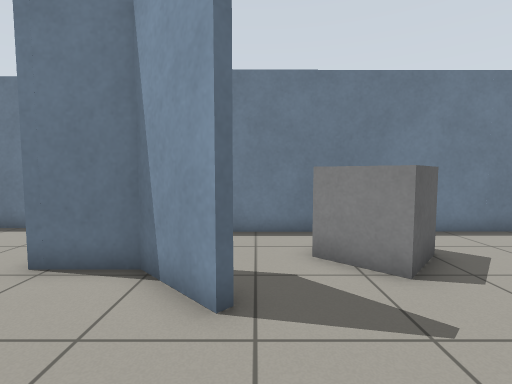
[1] (above)

17 first-person views from a walk through a robot-simulator world made for Gazebo. The camera is 0.94 m above the floor, tilts 4° down and sees 85° across. The floor is counted in squares, 0.5 m on a side. Each view is taken from the middle of a square. On the plan, view 1 faces up. The plan holds only what a view shows up to about 16 squares ahead; the rest is blank. The place goes on beyond the plan. Simple patterns stand in for the simulator's built-in surfaces.

[2]
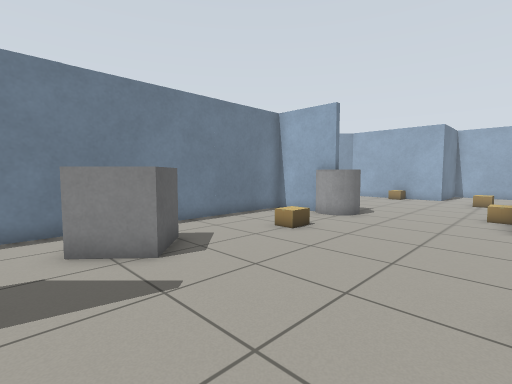

[3]
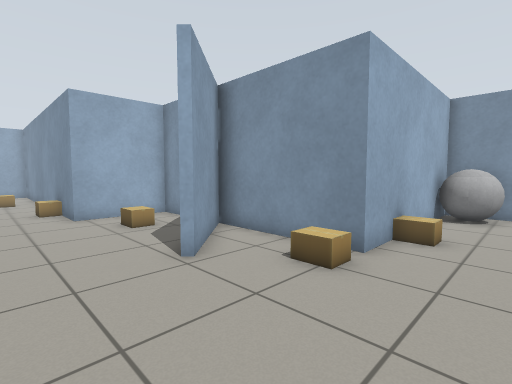

[4]
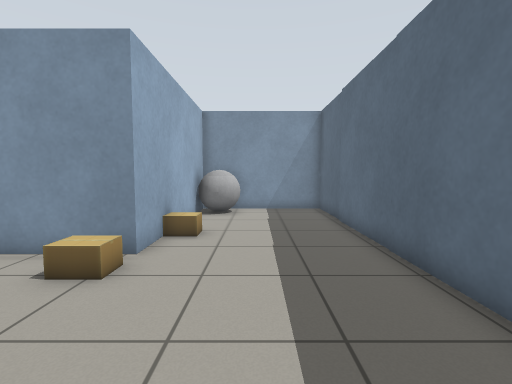

[5]
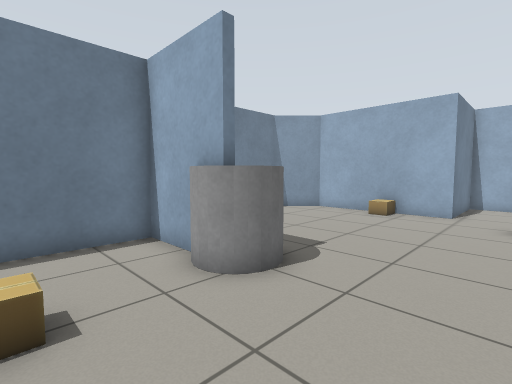

[6]
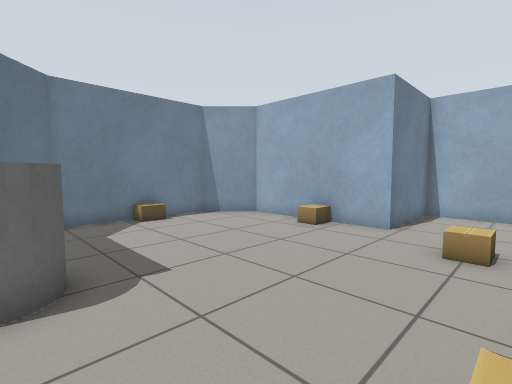

[7]
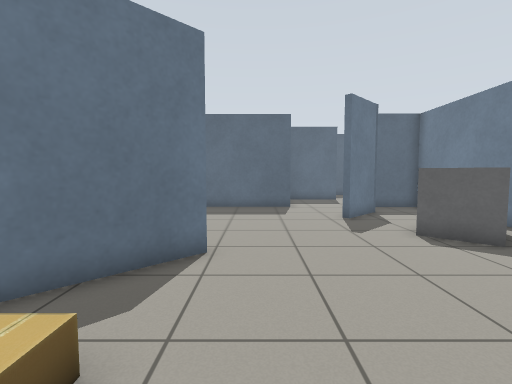

[8]
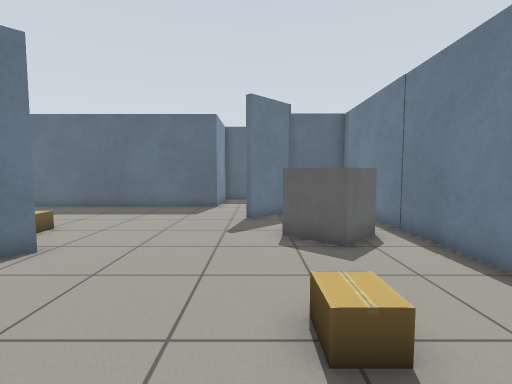

[9]
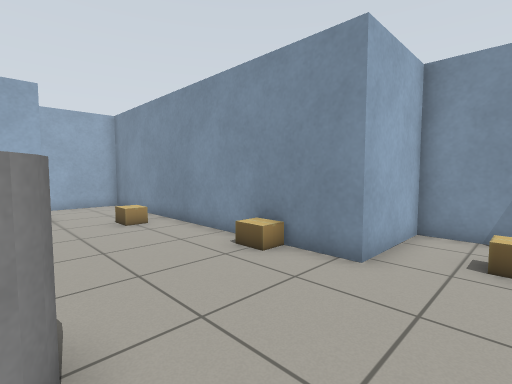

[10]
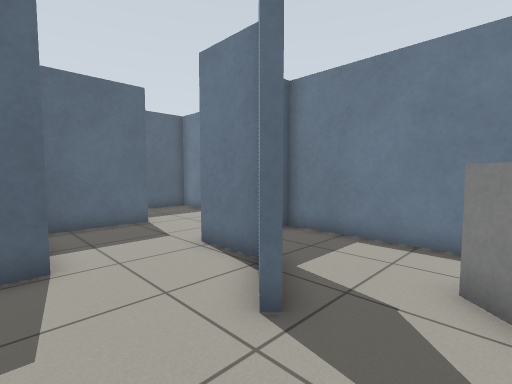

[11]
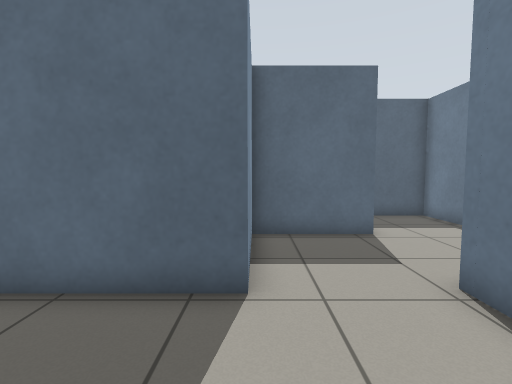

[12]
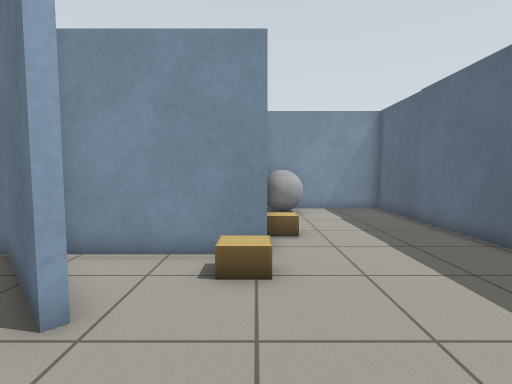

[13]
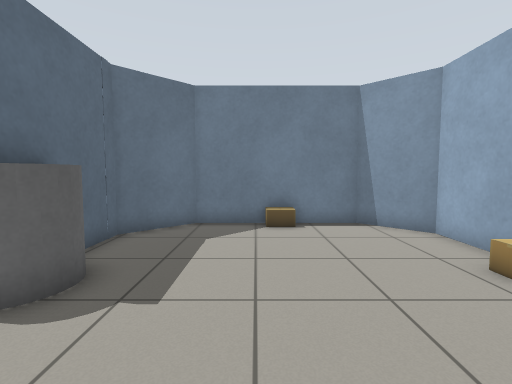

[14]
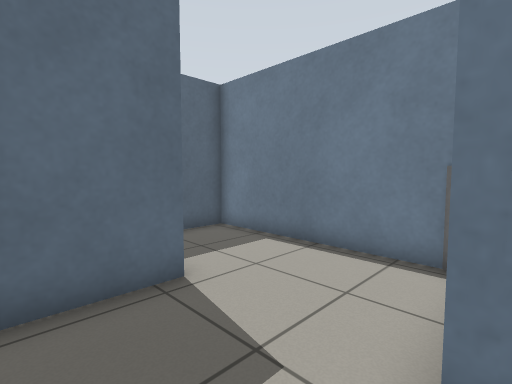

[15]
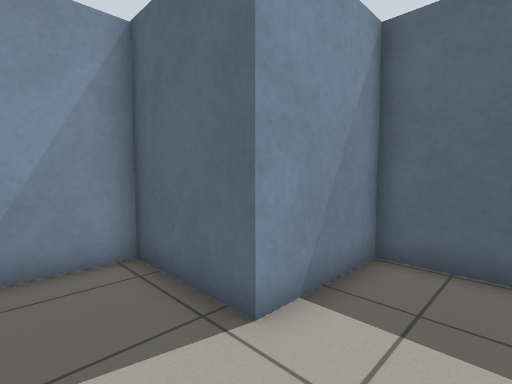

[16]
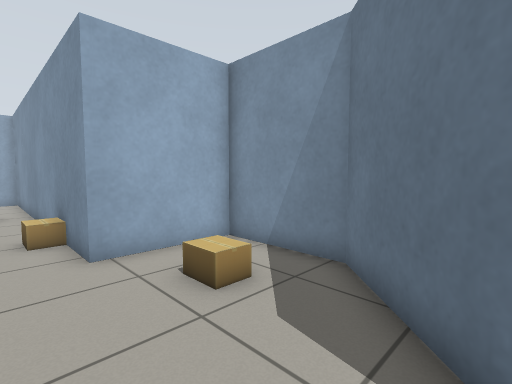

[17]
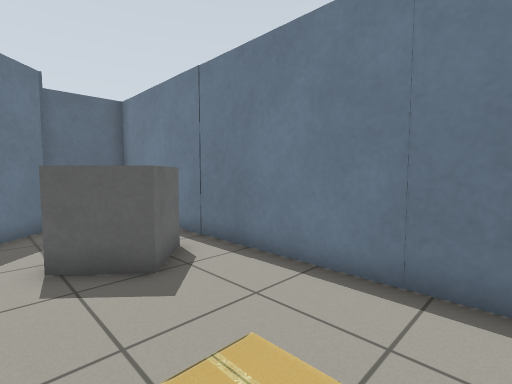

### Floor plan
Points are (right, up) in squares from view 1. A wall is a line through its corners. A room is listed if a view was taken in it or the views show most of it. See-through windows are left out.
Room 1 (views 1, 2, 3, 4, 5, 6, 7, 8, 9, 10, 11, 12, 13, 14, 16, 17)
walls: (4.5, -1.1) (7.7, -4.3) (11.4, -4.3) (11.5, -0.6) (25.7, -0.6) (25.7, 3.3) (21.5, 3.3) (21.5, 9.5) (19.7, 11.3) (13.8, 11.3) (11.8, 9.3) (11.8, 6.4); (11.5, 6.3) (11.5, 8.8) (-4.2, 8.8) (-4.2, 5.9); (-2.1, 5.5) (-0.4, 3.8) (-0.5, 3.6) (-2.2, 5.3) (-4.4, 5.3); (-4.2, 1.9) (-4.2, -12.5) (1.7, -12.5) (1.7, -4.3) (7.4, -4.3) (4.3, -1.2)
ways out: opening at (-4, 3.5) to room 2; gap at (3, 8)
objects: grey ball (0, -11) to (1, -10); cardboard box (1, -7) to (1, -6); grey box (1, 5) to (4, 7); cardboard box (2, -3) to (3, -3); cardboard box (7, 5) to (8, 6); cardboard box (9, -2) to (10, -2); grey cylinder (11, 5) to (13, 6); cardboard box (14, 0) to (15, 0); cardboard box (17, 11); cardboard box (19, 1) to (20, 1); cardboard box (21, 5) to (21, 6)
Room 2 (view 15)
walls: (-5.4, 9.3) (-12.1, 9.3) (-12.1, 5.6) (-8.4, 5.6) (-8.4, 1.9) (-4.2, 1.9)
ways out: opening at (-4, 3.5) to room 1
objects: grey cylinder (-5, 9)

Positions as (right, up) in squares from view 1, and headings:
1: (0, 0), facing up
2: (0, -1), facing up-right
3: (-1, 2), facing down-right
4: (-1, 2), facing down
5: (8, 1), facing up-right
6: (12, 0), facing up-right
7: (11, 0), facing left
8: (11, 4), facing left
9: (9, 5), facing down-right
10: (2, 1), facing up-left
11: (0, 2), facing left
12: (2, 2), facing down
13: (16, 1), facing up
14: (-4, 3), facing up-left
15: (-6, 8), facing down-left
16: (5, 1), facing down-right
17: (9, 4), facing up-left
